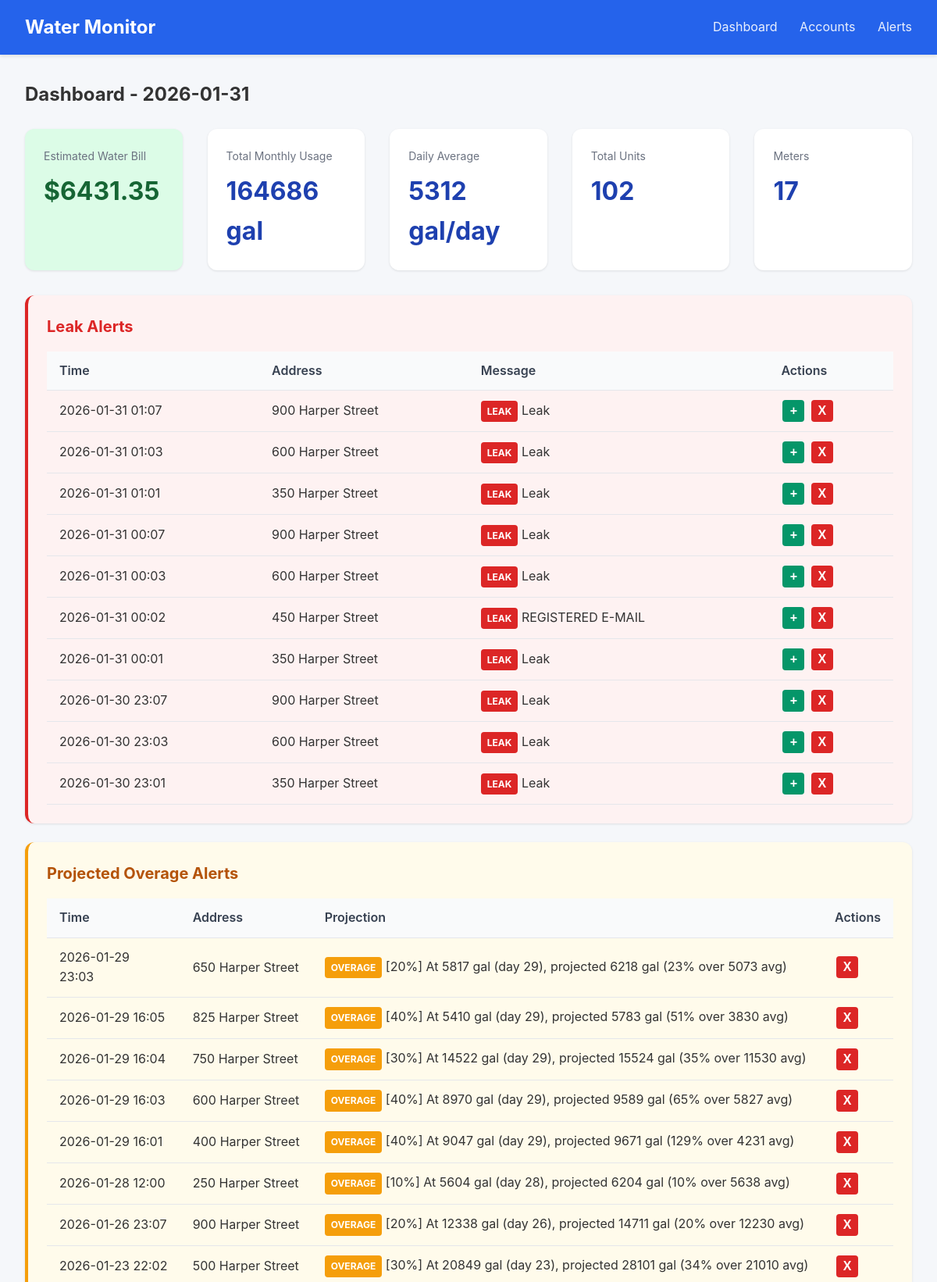
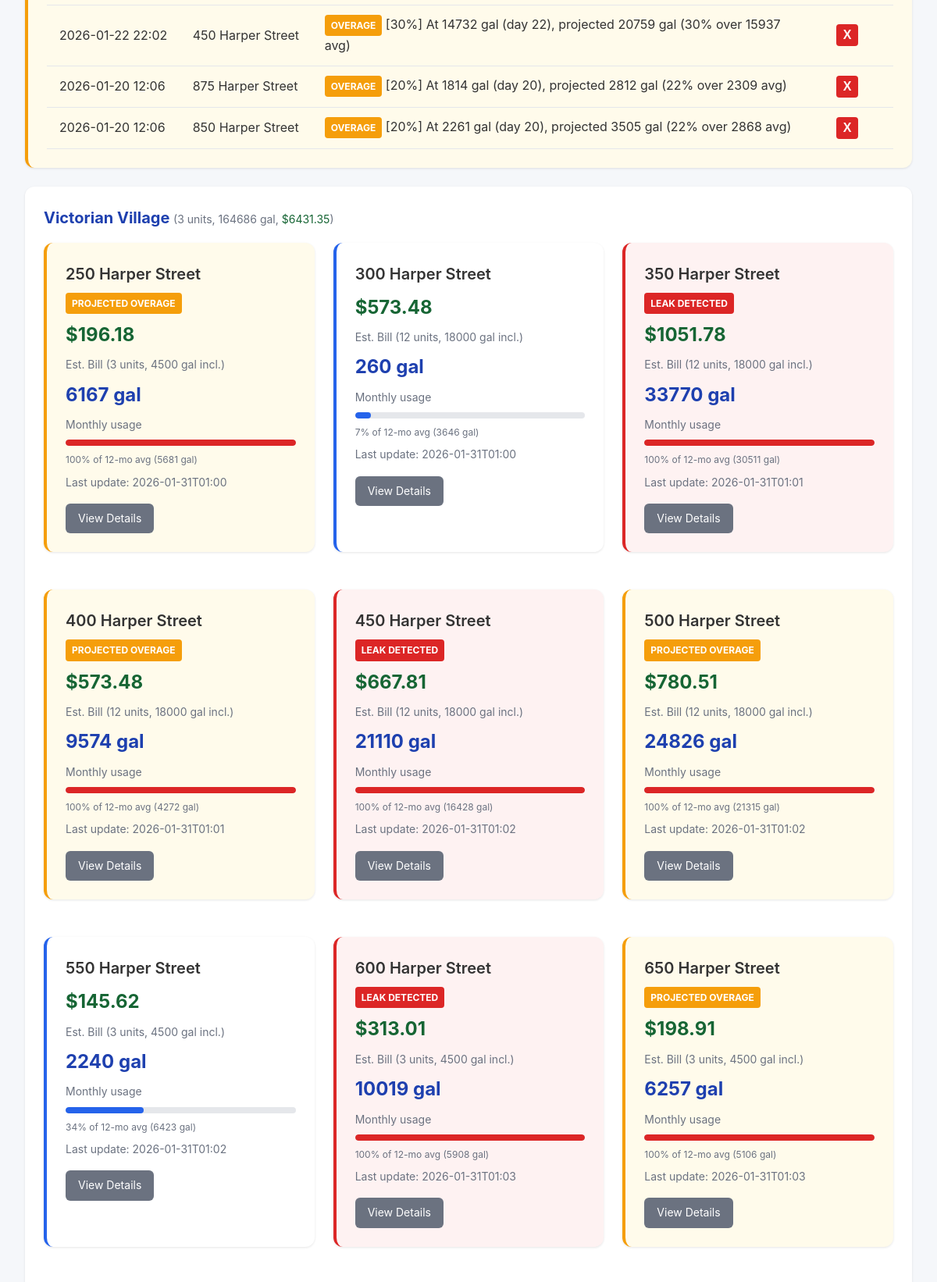
The page / (upper part) on the database its author committed (2 pictures, top to bottom).
### tables this page shows
CREATE TABLE accounts (
                id INTEGER PRIMARY KEY AUTOINCREMENT,
                email TEXT UNIQUE NOT NULL,
                password_encrypted TEXT NOT NULL,
                meter_id TEXT,
                account_number TEXT,
                address TEXT,
                building_name TEXT,
                unit_number TEXT,
                is_active INTEGER DEFAULT 1,
                last_scraped TIMESTAMP,
                created_at TIMESTAMP DEFAULT CURRENT_TIMESTAMP
            , avg_12mo REAL, monthly_usage REAL, unit_count INTEGER DEFAULT 1, leak_alerts INTEGER DEFAULT 1, min_overage_pct INTEGER DEFAULT 10);

CREATE TABLE scrape_logs (
                id INTEGER PRIMARY KEY AUTOINCREMENT,
                account_id INTEGER,
                status TEXT NOT NULL,
                message TEXT,
                created_at TIMESTAMP DEFAULT CURRENT_TIMESTAMP,
                FOREIGN KEY (account_id) REFERENCES accounts(id)
            );

### app.py (the view)
@app.route('/')
def dashboard():
    today = date.today()
    accounts = db.get_all_accounts()
    summaries = {s['account_id']: s for s in db.get_all_daily_summaries(today)}
    BASE_RATE = 47.54  # Water ($26.23) + Sewer ($21.31) per 1500 gal minimum
    OVERAGE_RATE = 30.33  # Per 1000 gallons over minimum
    MIN_GALLONS_PER_UNIT = 1500
    STORM_SEWAGE_FEE = 3.00  # Flat fee per meter
    meters = []
    total_monthly = 0
    total_daily_avg = 0
    total_units = 0
    total_estimated_bill = 0
    for account in accounts:
        monthly_usage = account.get('monthly_usage') or 0
        total_monthly += monthly_usage
        unit_count = account.get('unit_count') or 1
        total_units += unit_count
        included_gallons = MIN_GALLONS_PER_UNIT * unit_count
        base_cost = BASE_RATE * unit_count
        if monthly_usage > included_gallons:
            overage_gallons = monthly_usage - included_gallons
            overage_cost = (overage_gallons / 1000) * OVERAGE_RATE
        else:
            overage_cost = 0
        estimated_cost = base_cost + overage_cost + STORM_SEWAGE_FEE
        total_estimated_bill += estimated_cost
        avg_12mo = account.get('avg_12mo') or 3000  # Default until scraped
        days_in_month = today.day
        daily_avg = monthly_usage / days_in_month if days_in_month > 0 else 0
        total_daily_avg += daily_avg
        meters.append({
            'id': account['id'],
            'building': account['building_name'],
            'unit': account['unit_number'],
            'address': account.get('address', ''),
            'email': account['email'],
            'monthly_usage': monthly_usage,
            'daily_avg': daily_avg,
            'avg_12mo': avg_12mo,
            'last_scraped': account['last_scraped'],
            'leak_detected': False,  # Will be set from leak_alerts
            'unit_count': unit_count,
            'included_gallons': included_gallons,
            'estimated_cost': estimated_cost
        })
    buildings = {}
    for meter in meters:
        building = meter['building'] or 'Unknown'
        if building not in buildings:
            buildings[building] = []
        buildings[building].append(meter)
    recent_alerts = db.get_recent_alerts(10)
    with db.get_db() as conn:
        cursor = conn.cursor()
        cursor.execute('''
            SELECT sl.*, a.building_name, a.unit_number, a.address
            FROM scrape_logs sl
            JOIN accounts a ON sl.account_id = a.id
            WHERE sl.status = 'leak'
            ORDER BY sl.created_at DESC LIMIT 10
        ''')
        leak_alerts = [dict(row) for row in cursor.fetchall()]
        cursor.execute('''
            SELECT sl.*, a.building_name, a.unit_number, a.address
            FROM scrape_logs sl
            JOIN accounts a ON sl.account_id = a.id
            WHERE sl.status = 'overage_alert'
            AND sl.id IN (
                SELECT MAX(id) FROM scrape_logs
                WHERE status = 'overage_alert'
                GROUP BY account_id
            )
            ORDER BY sl.created_at DESC
        ''')
        overage_alerts = [dict(row) for row in cursor.fetchall()]
    leak_account_ids = {leak['account_id'] for leak in leak_alerts}
    overage_account_ids = {oa['account_id'] for oa in overage_alerts}
    for building_meters in buildings.values():
        for meter in building_meters:
            if meter['id'] in leak_account_ids:
                meter['leak_detected'] = True
            if meter['id'] in overage_account_ids:
                meter['overage_alert'] = True
    return render_template('dashboard.html',
                           buildings=buildings,
                           total_monthly=total_monthly,
                           total_daily_avg=total_daily_avg,
                           total_units=total_units,
                           total_estimated_bill=total_estimated_bill,
                           meter_count=len(meters),
                           today=today,
                           alerts=recent_alerts,
                           leak_alerts=leak_alerts,
                           overage_alerts=overage_alerts)

### database.py (called while the page is built)
@contextmanager
def get_db():
    conn = sqlite3.connect(config.DATABASE_PATH)
    conn.row_factory = sqlite3.Row
    try:
        yield conn
        conn.commit()
    finally:
        conn.close()

def get_all_accounts() -> list:
    with get_db() as conn:
        cursor = conn.cursor()
        cursor.execute('SELECT * FROM accounts WHERE is_active = 1 ORDER BY building_name, unit_number')
        return [dict(row) for row in cursor.fetchall()]

def get_all_daily_summaries(reading_date: date) -> list:
    with get_db() as conn:
        cursor = conn.cursor()
        cursor.execute('''
            SELECT ds.*, a.building_name, a.unit_number, a.email
            FROM daily_summaries ds
            JOIN accounts a ON ds.account_id = a.id
            WHERE ds.reading_date = ?
            ORDER BY a.building_name, a.unit_number
        ''', (reading_date,))
        return [dict(row) for row in cursor.fetchall()]

def get_recent_alerts(limit: int = 50) -> list:
    with get_db() as conn:
        cursor = conn.cursor()
        cursor.execute('''
            SELECT ah.*, a.building_name, a.unit_number, ac.alert_type
            FROM alert_history ah
            LEFT JOIN accounts a ON ah.account_id = a.id
            JOIN alert_configs ac ON ah.alert_config_id = ac.id
            ORDER BY ah.triggered_at DESC
            LIMIT ?
        ''', (limit,))
        return [dict(row) for row in cursor.fetchall()]

### templates/dashboard.html (shortened to what this page needs)
{% extends "base.html" %}
{% block content %}
<h2 style="margin-bottom: 1.5rem;">Dashboard - {{ today }}</h2>
<div class="stats">
    <div class="stat-card" style="background: #dcfce7;">
        <div class="label">Estimated Water Bill</div>
        <div class="value" style="color: #166534;">${{ "%.2f"|format(total_estimated_bill) }}</div>
    </div>
    <div class="stat-card">
        <div class="label">Total Monthly Usage</div>
        <div class="value">{{ "%.0f"|format(total_monthly) }} gal</div>
    </div>
    <div class="stat-card">
        <div class="label">Daily Average</div>
        <div class="value">{{ "%.0f"|format(total_daily_avg) }} gal/day</div>
    </div>
    <div class="stat-card">
        <div class="label">Total Units</div>
        <div class="value">{{ total_units }}</div>
    </div>
    <div class="stat-card">
        <div class="label">Meters</div>
        <div class="value">{{ meter_count }}</div>
    </div>
</div>
{% if leak_alerts %}
<div class="card" style="border-left: 4px solid #dc2626; background: #fef2f2;">
    <h2 style="color: #dc2626;">Leak Alerts</h2>
    <table>
        <thead>
            <tr>
                <th>Time</th>
                <th>Address</th>
                <th>Message</th>
                <th>Actions</th>
            </tr>
        </thead>
        <tbody>
            {% for leak in leak_alerts %}
            <tr id="leak-row-{{ leak.id }}">
                <td>{{ leak.created_at[:16] if leak.created_at else '' }}</td>
                <td>{{ leak.address or (leak.building_name + ' - ' + leak.unit_number) }}</td>
                <td><span class="leak-alert">LEAK</span> {{ leak.message }}</td>
                <td>
                    <button class="btn-icon btn-add" onclick="addLeakAlert({{ leak.account_id }})" title="Add alert notification">+</button>
                    <button class="btn-icon btn-dismiss" onclick="dismissLeak({{ leak.id }})" title="Dismiss alert">X</button>
                </td>
            </tr>
            {% endfor %}
        </tbody>
    </table>
</div>
{% endif %}
{% if overage_alerts %}
<div class="card" style="border-left: 4px solid #f59e0b; background: #fffbeb;">
    <h2 style="color: #b45309;">Projected Overage Alerts</h2>
    <table>
        <thead>
            <tr>
                <th>Time</th>
                <th>Address</th>
                <th>Projection</th>
                <th>Actions</th>
            </tr>
        </thead>
        <tbody>
            {% for alert in overage_alerts %}
            <tr id="overage-row-{{ alert.id }}">
                <td>{{ alert.created_at[:16] if alert.created_at else '' }}</td>
                <td>{{ alert.address or (alert.building_name + ' - ' + alert.unit_number) }}</td>
                <td><span class="overage-alert">OVERAGE</span> {{ alert.message }}</td>
                <td>
                    <button class="btn-icon btn-dismiss" onclick="dismissOverage({{ alert.id }})" title="Dismiss alert">X</button>
                </td>
            </tr>
            {% endfor %}
        </tbody>
    </table>
</div>
{% endif %}
{% for building, meters in buildings.items()|sort %}
<div class="card">
    <h2>{{ building }}
        <span class="text-muted" style="font-weight: normal;">
            ({{ meters[0].unit_count }} units,
            {{ "%.0f"|format(meters|sum(attribute='monthly_usage')) }} gal,
            <span style="color: #166534;">${{ "%.2f"|format(meters|sum(attribute='estimated_cost')) }}</span>)
        </span>
    </h2>
    <div class="grid">
        {% for meter in meters|sort(attribute='unit') %}
        <div class="card meter-card {% if meter.leak_detected %}leak-detected{% elif meter.overage_alert %}overage-detected{% endif %}">
            <div class="unit mb-2">{{ meter.address or ('Unit ' + (meter.unit or 'N/A')) }}</div>
            {% if meter.leak_detected %}
            <div class="leak-alert mb-2">LEAK DETECTED</div>
            {% elif meter.overage_alert %}
            <div class="overage-alert mb-2">PROJECTED OVERAGE</div>
            {% endif %}
            <div class="estimated-cost mb-2">${{ "%.2f"|format(meter.estimated_cost) }}</div>
            <div class="text-muted mb-2">Est. Bill ({{ meter.unit_count }} units, {{ meter.included_gallons }} gal incl.)</div>
            <div class="usage mb-2">{{ "%.0f"|format(meter.monthly_usage) }} gal</div>
            <div class="text-muted mb-2">Monthly usage</div>
            {% set max_usage = meter.avg_12mo if meter.avg_12mo > 0 else 3000 %}
            {% set pct = (meter.monthly_usage / max_usage * 100)|int %}
            {% set pct = pct if pct <= 100 else 100 %}
            <div class="usage-bar {% if pct > 80 %}usage-high{% elif pct > 50 %}usage-medium{% endif %} mb-2">
                <div class="fill" style="width: {{ pct }}%"></div>
            </div>
            <div class="text-muted mb-2" style="font-size: 0.75rem;">
                {{ "%.0f"|format(pct) }}% of 12-mo avg ({{ "%.0f"|format(max_usage) }} gal)
            </div>
            <div class="text-muted">
                {% if meter.last_scraped %}
                Last update: {{ meter.last_scraped[:16] }}
                {% endif %}
            </div>
            <div class="mt-4">
                <a href="{{ url_for('meter_detail', account_id=meter.id) }}" class="btn btn-secondary">
                    View Details
                </a>
            </div>
        </div>
        {% endfor %}
    </div>
</div>
{% endfor %}
{% endblock %}

### templates/base.html (style rules this page uses)
* { box-sizing: border-box; margin: 0; padding: 0; }
body { font-family: -apple-system, BlinkMacSystemFont, 'Segoe UI', Roboto, Oxygen, Ubuntu, sans-serif; background: #f5f7fa; color: #333; line-height: 1.6; }
.card { background: white; border-radius: 12px; box-shadow: 0 1px 3px rgba(0,0,0,0.1); padding: 1.5rem; margin-bottom: 1.5rem; }
.card h2 { margin-bottom: 1rem; color: #1e40af; font-size: 1.25rem; }
.grid { display: grid; grid-template-columns: repeat(auto-fill, minmax(300px, 1fr)); gap: 1.5rem; }
.stats { display: flex; gap: 2rem; margin-bottom: 2rem; }
.stat-card { background: white; border-radius: 12px; padding: 1.5rem; box-shadow: 0 1px 3px rgba(0,0,0,0.1); flex: 1; }
.stat-card .label { color: #6b7280; font-size: 0.875rem; margin-bottom: 0.5rem; }
.stat-card .value { font-size: 2rem; font-weight: 700; color: #1e40af; }
table { width: 100%; border-collapse: collapse; }
th, td { padding: 0.75rem 1rem; text-align: left; border-bottom: 1px solid #e5e7eb; }
th { background: #f9fafb; font-weight: 600; color: #374151; }
.btn { display: inline-block; padding: 0.5rem 1rem; border-radius: 6px; text-decoration: none; font-size: 0.875rem; cursor: pointer; border: none; }
.btn-secondary { background: #6b7280; color: white; }
.usage-bar { height: 8px; background: #e5e7eb; border-radius: 4px; overflow: hidden; }
.usage-bar .fill { height: 100%; background: #2563eb; border-radius: 4px; }
.usage-high .fill { background: #dc2626; }
.meter-card { border-left: 4px solid #2563eb; }
.meter-card.leak-detected { border-left: 4px solid #dc2626; background: #fef2f2; }
.meter-card .unit { font-size: 1.25rem; font-weight: 600; }
.meter-card .usage { font-size: 1.5rem; font-weight: 700; color: #1e40af; }
.meter-card .estimated-cost { font-size: 1.5rem; font-weight: 700; color: #166534; }
.leak-alert { background: #dc2626; color: white; padding: 0.25rem 0.5rem; border-radius: 4px; font-size: 0.75rem; font-weight: 700; display: inline-block; animation: pulse 2s infinite; }
.overage-alert { background: #f59e0b; color: white; padding: 0.25rem 0.5rem; border-radius: 4px; font-size: 0.75rem; font-weight: 700; display: inline-block; }
.meter-card.overage-detected { border-left: 4px solid #f59e0b; background: #fffbeb; }
.btn-icon { width: 28px; height: 28px; border-radius: 4px; border: none; cursor: pointer; font-weight: bold; font-size: 1rem; margin: 0 2px; }
.btn-dismiss { background: #dc2626; color: white; }
.btn-add { background: #059669; color: white; }
.text-muted { color: #6b7280; font-size: 0.875rem; }
.mb-2 { margin-bottom: 0.5rem; }
.mt-4 { margin-top: 1rem; }

### rows shown on the page
accounts: created_at "2026-01-31 01:07", address "900 Harper Street", message "Leak", created_at "2026-01-31 00:07", created_at "2026-01-30 23:07", created_at "2026-01-26 23:07", message "[20%] At 12338 gal (day 26), projected 14711 gal (20% over 12230 avg)"
accounts: created_at "2026-01-31 01:03", address "600 Harper Street", message "Leak", created_at "2026-01-31 00:03", created_at "2026-01-30 23:03", created_at "2026-01-29 16:03", message "[40%] At 8970 gal (day 29), projected 9589 gal (65% over 5827 avg)", shows "LEAK DETECTED", estimated_cost "313.01", unit_count "3", included_gallons "4500", monthly_usage "10019", pct "100", avg_12mo "5908", last_scraped "2026-01-31T01:03"
accounts: created_at "2026-01-31 01:01", address "350 Harper Street", message "Leak", created_at "2026-01-31 00:01", created_at "2026-01-30 23:01", shows "LEAK DETECTED", estimated_cost "1051.78", unit_count "12", included_gallons "18000", monthly_usage "33770", pct "100", avg_12mo "30511", last_scraped "2026-01-31T01:01"
accounts: created_at "2026-01-31 00:02", address "450 Harper Street", message "REGISTERED E-MAIL", created_at "2026-01-22 22:02", message "[30%] At 14732 gal (day 22), projected 20759 gal (30% over 15937 avg)", shows "LEAK DETECTED", estimated_cost "667.81", unit_count "12", included_gallons "18000", monthly_usage "21110", pct "100", avg_12mo "16428", last_scraped "2026-01-31T01:02"
accounts: created_at "2026-01-29 23:03", address "650 Harper Street", message "[20%] At 5817 gal (day 29), projected 6218 gal (23% over 5073 avg)", shows "PROJECTED OVERAGE", estimated_cost "198.91", unit_count "3", included_gallons "4500", monthly_usage "6257", pct "100", avg_12mo "5106", last_scraped "2026-01-31T01:03"
accounts: created_at "2026-01-29 16:05", address "825 Harper Street", message "[40%] At 5410 gal (day 29), projected 5783 gal (51% over 3830 avg)"
accounts: created_at "2026-01-29 16:04", address "750 Harper Street", message "[30%] At 14522 gal (day 29), projected 15524 gal (35% over 11530 avg)"
accounts: created_at "2026-01-29 16:01", address "400 Harper Street", message "[40%] At 9047 gal (day 29), projected 9671 gal (129% over 4231 avg)", shows "PROJECTED OVERAGE", estimated_cost "573.48", unit_count "12", included_gallons "18000", monthly_usage "9574", pct "100", avg_12mo "4272", last_scraped "2026-01-31T01:01"
accounts: created_at "2026-01-28 12:00", address "250 Harper Street", message "[10%] At 5604 gal (day 28), projected 6204 gal (10% over 5638 avg)", building_name "Victorian Village", unit_count "3", meters "164686", meters "6431.35", shows "PROJECTED OVERAGE", estimated_cost "196.18", included_gallons "4500", monthly_usage "6167", pct "100", avg_12mo "5681", last_scraped "2026-01-31T01:00"
accounts: created_at "2026-01-23 22:02", address "500 Harper Street", message "[30%] At 20849 gal (day 23), projected 28101 gal (34% over 21010 avg)", shows "PROJECTED OVERAGE", estimated_cost "780.51", unit_count "12", included_gallons "18000", monthly_usage "24826", pct "100", avg_12mo "21315", last_scraped "2026-01-31T01:02"
scrape_logs: created_at "2026-01-20 12:06", address "875 Harper Street", message "[20%] At 1814 gal (day 20), projected 2812 gal (22% over 2309 avg)"
scrape_logs: created_at "2026-01-20 12:06", address "850 Harper Street", message "[20%] At 2261 gal (day 20), projected 3505 gal (22% over 2868 avg)"
accounts: address "300 Harper Street", estimated_cost "573.48", unit_count "12", included_gallons "18000", monthly_usage "260", pct "7", avg_12mo "3646", last_scraped "2026-01-31T01:00"
accounts: address "550 Harper Street", estimated_cost "145.62", unit_count "3", included_gallons "4500", monthly_usage "2240", pct "34", avg_12mo "6423", last_scraped "2026-01-31T01:02"

### other values the page prints
{{ "%.2f"|format(total_estimated_bill) }} "6431.35"
{{ "%.0f"|format(total_monthly) }} "164686"
{{ "%.0f"|format(total_daily_avg) }} "5312"
{{ total_units }} "102"
{{ meter_count }} "17"
